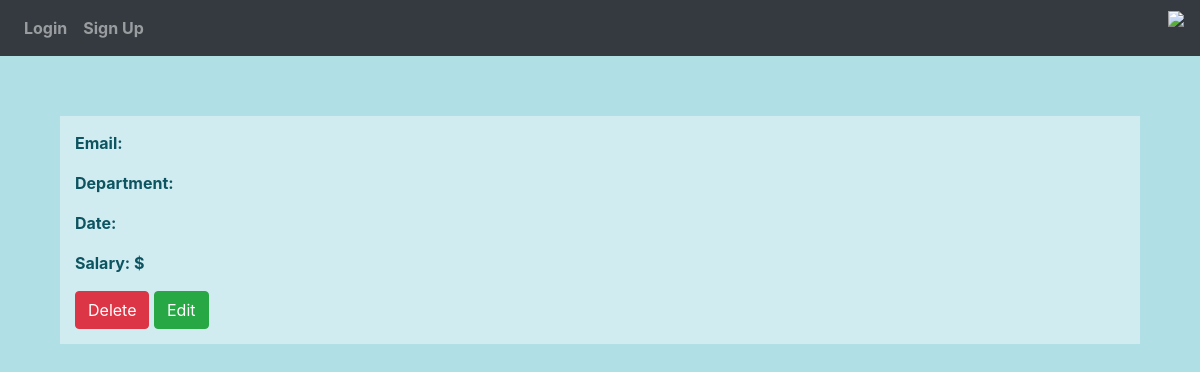
The app's page /employees/5, older data.
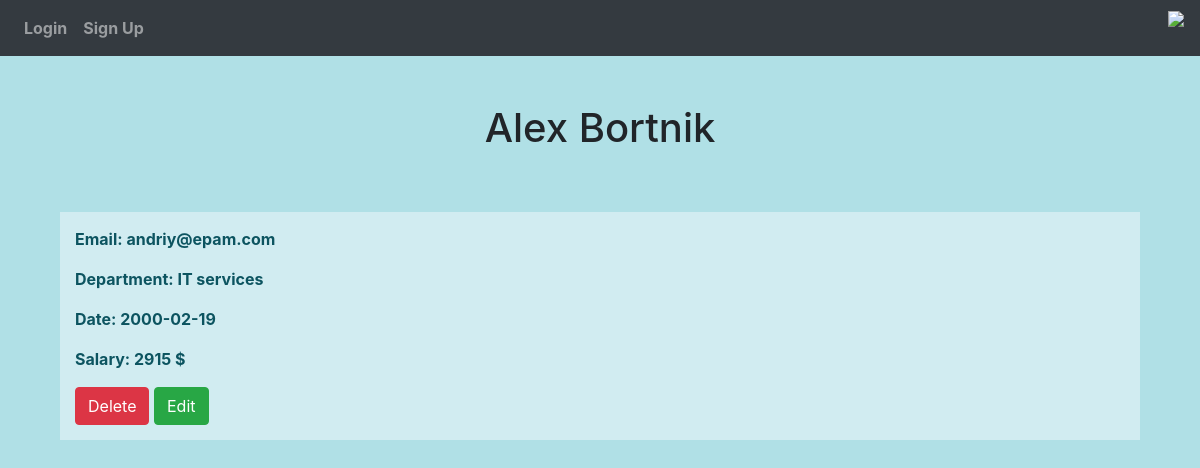
The same page, newer data.
### website/models.py (models this page shows, shortened)
class User(db.Model, UserMixin):
    id = db.Column(db.Integer, primary_key=True, unique=True)
    email = db.Column(db.String(40), unique=True)
    password = db.Column(db.String(30))
    first_name = db.Column(db.String(150))
    date = db.Column(db.String(10))
    salary = db.Column(db.Integer)
    department_id = db.Column(db.Integer, db.ForeignKey('department.id'), nullable=False)
    department = db.relationship("Department")

class Department(db.Model):
    id = db.Column(db.Integer, primary_key=True)
    name = db.Column(db.String(50), unique=False, nullable=False)
    def __repr__(self):
        return self.name

### website/views.py (the view)
@login_required
@views.route('/employees/<int:id>')
def employee_more_info(id):
    employee = User.query.get(id)
    return render_template("employee_more_info.html", user=current_user, employee=employee)

### website/templates/employee_more_info.html (shortened to what this page needs)
{% extends "base.html" %}
{% block content%}
<div class="container mt-5">
    <h1 style="margin-bottom: 60px; "align="center">{{employee.first_name}} </h1>
     <div class="alert-info" style="padding: 15px; margin-bottom: 30px;">
         <p><b>Email: {{employee.email}}</b></p>
         <p><b>Department: {{employee.department}}</b></p>
         <p><b>Date: {{employee.date}}</b></p>
         <p><b>Salary: {{employee.salary}} $</b></p>
         <a href="/employees/{{ employee.id }}/delete" class="btn btn-danger">Delete</a>
         <a href="/employees/{{employee.id}}/edit" class="btn btn-success">Edit</a>
     </div>
</div>
{% endblock %}

Row changes from the older to the newer data that the page shows:
added User: first_name "Alex Bortnik", email "andriy@epam.com", date "2000-02-19", salary "2915"
now on this page (row unchanged): Department: department "IT services"
